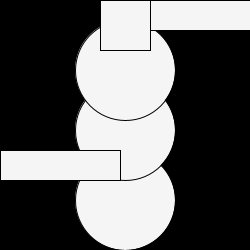
Frame 1 (no input)
Frame 60 (the mouse pressed at the canvas centre just before this capture): identical to frame 1, image omitted
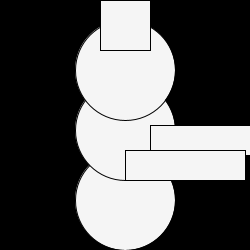
Frame 120 (the mouse held since frame 60 and released just before this capture)

The Processing sketch that drew these frames (run headless with seeded random() and noise(); from frame 60 on, the mouse is pressed at the canvas centre):

// Processing sketch: processing_181905
// ── processing_181905.pde

int counter;

void setup() {  //setup function called initially, only once
  size(250, 250);
  background(255);  //set background white
  colorMode(HSB);   //set colors to Hue, Saturation, Brightness mode
  counter = 0;
}

void draw() {  //draw function loops 
 background(200,100,0);
 fill(245);
 ellipse(125,200,100,100); //body of creature 
 ellipse(125,130,100,100);  
 ellipse(125,70,100,100);
 rect(150,mouseY,120,30); //arms of creature
 rect(mouseX,150,120,30);
 rect(100,0,50,50);   //technically a square
}
